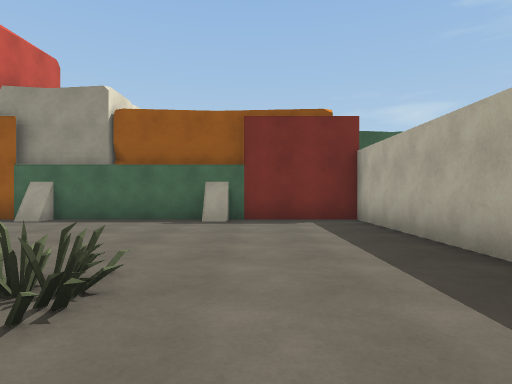
view 1 (above)

14 first-person views from a walk through a Unity game level. The camera is 1.2 m above the floor, looks level and sees 75° across. The floor is counted in squares, 2 m on a side. Each view is taken from the middle of a square. On the plan, view 1 faces up. The plan holds only what a view shows up to about 10 squares ahead; the rest is blank. The place goes on beyond the plan. The player is left out.

view 2
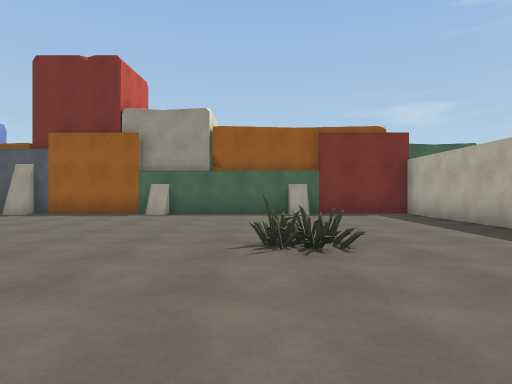

view 3
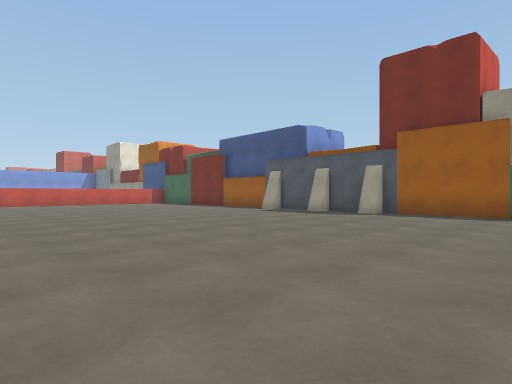

view 4
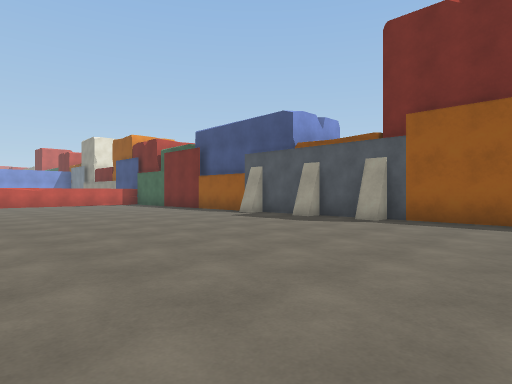

view 5
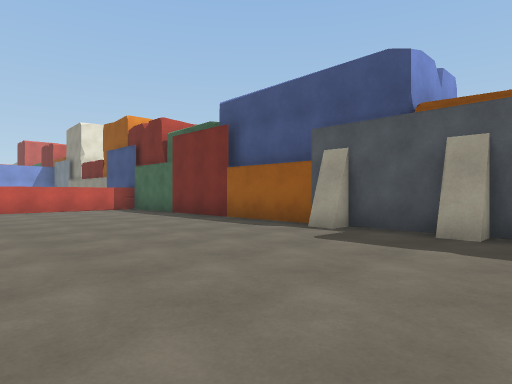

view 6
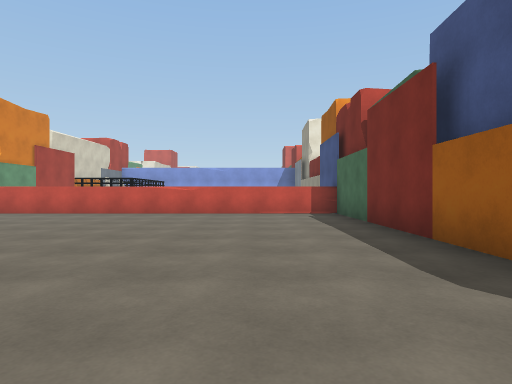

view 7
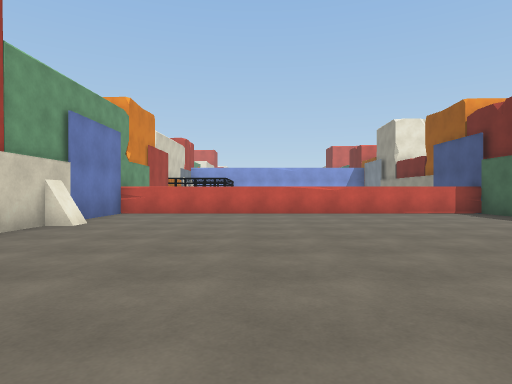

view 8
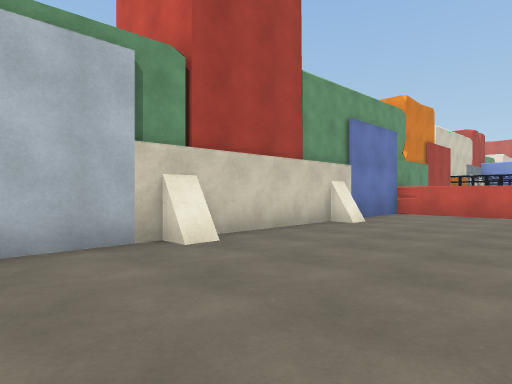

view 9
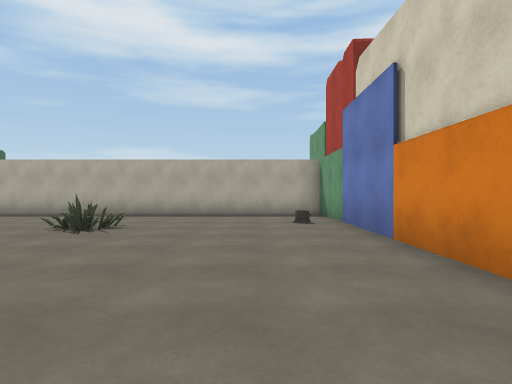

view 10
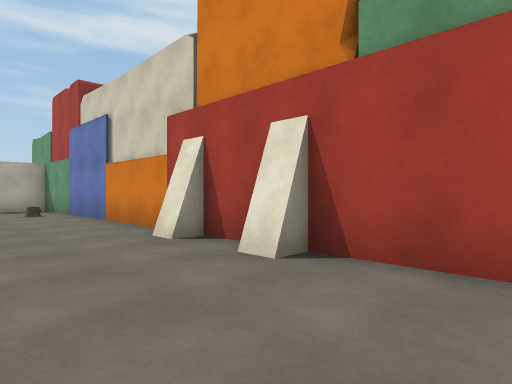

view 11
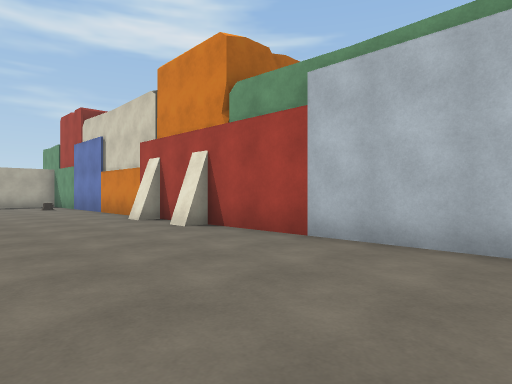

view 12
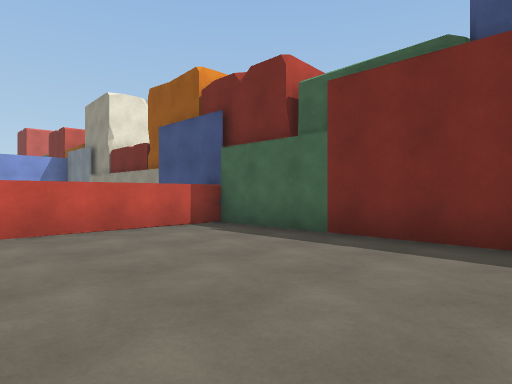

view 13
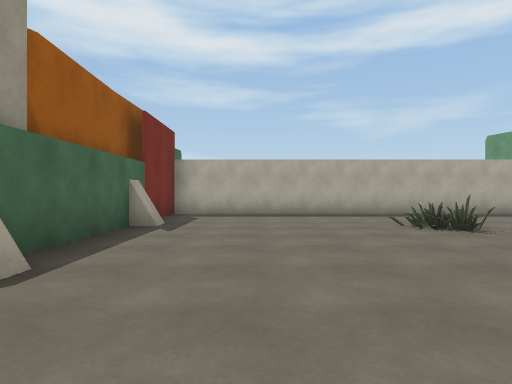

view 14
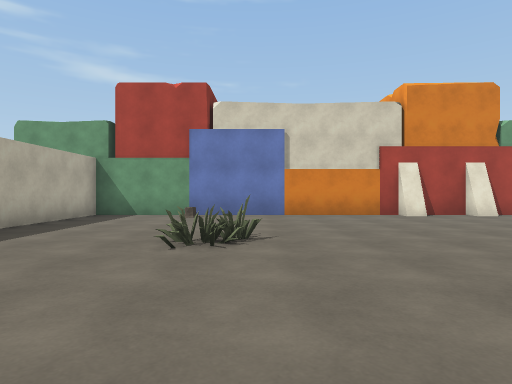

### Floor plan
Key: @ floor where view 1 was taken; # wall or solid block; . floor; ^ raised ledge; O other object.
Columns run from 23 left of view 1 to 4 right of it. Each row starts with its distance up from view 1.
  8 OOOOOOO###########OO#####OOO
  7 ##^........#.##...#...#...#
  6   ^.......................#
  5   ^.......................#
  4   ^.......................#
  3   ^.......................#
  2   ^..................OO...#
  1   ^.......................#
  0   ^....................@..#
 -1   ^.......................#
 -2   ^.......................#
 -3   #############OO######OO#OO
 -4                O O
 -5                O

Where each view was taken, in squares from view 1:
view 1: 0 up, 0 right, facing up
view 2: 2 down, 2 left, facing up
view 3: 2 down, 4 left, facing up-left
view 4: 0 up, 5 left, facing up-left
view 5: 2 up, 9 left, facing up-left
view 6: 5 up, 11 left, facing left
view 7: 1 up, 11 left, facing left
view 8: 1 up, 11 left, facing down-left
view 9: 1 down, 7 left, facing right
view 10: 0 up, 10 left, facing down-right
view 11: 1 up, 13 left, facing down-right
view 12: 3 up, 15 left, facing up-left
view 13: 5 up, 7 left, facing right
view 14: 6 up, 2 left, facing down
